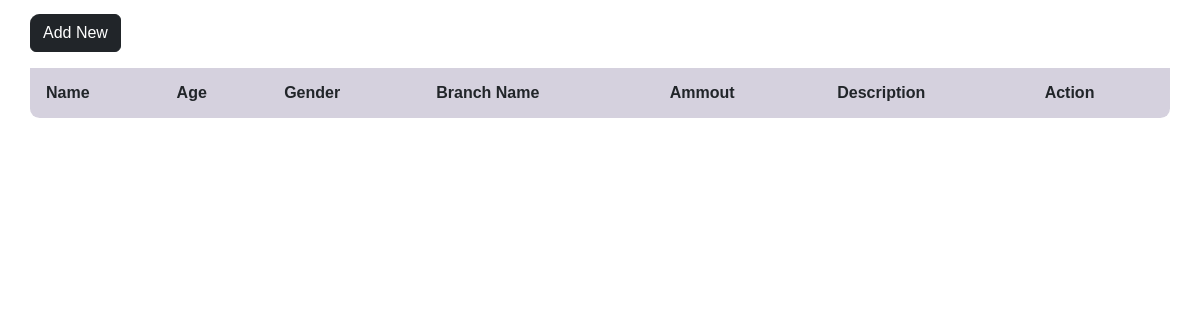
Page /driverPages/addorphan.php on the earlier database version.
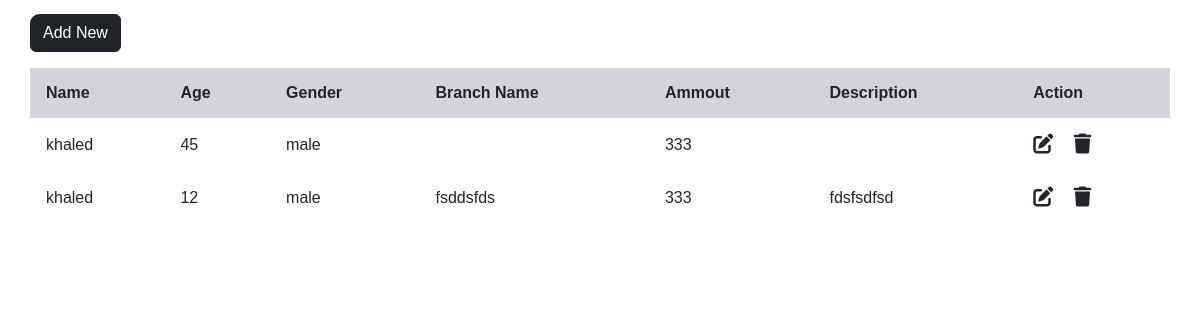
Same page on the later database version.
### tables this page shows
CREATE TABLE `addorphan` (
  `idorphan` int(50) NOT NULL,
  `nameorphan` varchar(50) NOT NULL,
  `age` int(50) NOT NULL,
  `gender` varchar(50) NOT NULL,
  `branchID` int(11) NOT NULL,
  `amount` int(255) NOT NULL,
  `description` text NOT NULL
);

CREATE TABLE `branch` (
  `id` int(50) NOT NULL,
  `adminid` int(50) NOT NULL,
  `name` varchar(50) NOT NULL,
  `location` int(11) NOT NULL,
  `records` int(11) NOT NULL,
  `parent_branchid` int(50) DEFAULT NULL
);

### driverPages/addorphan.php (the view, shortened to what this page needs)
 <link href="https://cdn.jsdelivr.net/npm/bootstrap@5.2.3/dist/css/bootstrap.min.css" rel="stylesheet">
<link rel="stylesheet" href="https://cdnjs.cloudflare.com/ajax/libs/font-awesome/6.4.0/css/all.min.css" />
<section class="table__body">
<a href="add_new.php" class="btn btn-dark mb-3">Add New</a>
            <table>
                <thead>
                    <tr>
                        <th> Name </th>
                        <th> Age </th>
                        <th> gender  </th>
                        <th> Branch name</a></th>
                        <th> ammout</th>
                        <th> description </th>
                        <th> action</th>
                    </tr>
                </thead>
                <tbody>
                    <?php
                    include('./tabledriver/connection.php');
                    $qsl = "SELECT addorphan.*, branch.name AS branch_name
                    FROM addorphan
                    JOIN branch ON addorphan.branchID = branch.id
                    ";
                    $res = mysqli_query($conn , $qsl);
                    while($row = mysqli_fetch_array($res)){
                        echo "<tr>";
                        echo "<td>".$row['nameorphan']."</td>";
                        echo "<td>".$row['age']."</td>";
                        echo "<td>".$row['gender']."</td>";
                        echo "<td>".$row['branch_name']."</td>";
                        echo "<td>".$row['amount']."</td>";
                        echo "<td>".$row['description']."</td>";
                        echo "<td>
                        <a href=edit.php?id=".$row["idorphan"]." class='link-dark'><i class='fa-solid fa-pen-to-square fs-5 me-3'></i></a>
                        <a href=delete.php?id=".$row["idorphan"]." class='link-dark'><i class='fa-solid fa-trash fs-5'></i></a>
                      </td>";
                      echo "<tr>";
                    }
                    ?>
                </tbody>

### driverPages/addorphan.php (style rules this page uses)
* { margin: 0; padding: 0; box-sizing: border-box; font-family: sans-serif; }
.table__body { width: 95%; max-height: calc(89% - 1.6rem); background-color: #fffb; margin: .9rem auto; border-radius: .6rem; overflow: auto; overflow: overlay; }
table { width: 100%; }
table, th, td { border-collapse: collapse; padding: 1rem; text-align: left; }
thead th { position: sticky; top: 0; left: 0; background-color: #d5d1defe; text-transform: capitalize; }
tbody tr:nth-child(even) { background-color: #0000000b; }
tbody tr { --delay: .1s; transition: .5s ease-in-out var(--delay), background-color 0s; }
tbody tr td, tbody tr td p, tbody tr td img { transition: .2s ease-in-out; }
a { text-decoration: none; }

Differences in the rows shown:
now on this page (row edited): addorphan: nameorphan "khaled", age "45", gender "male", amount "333"
added addorphan: nameorphan "khaled", age "12", gender "male", branchID.name "fsddsfds", amount "333", description "fdsfsdfsd"
